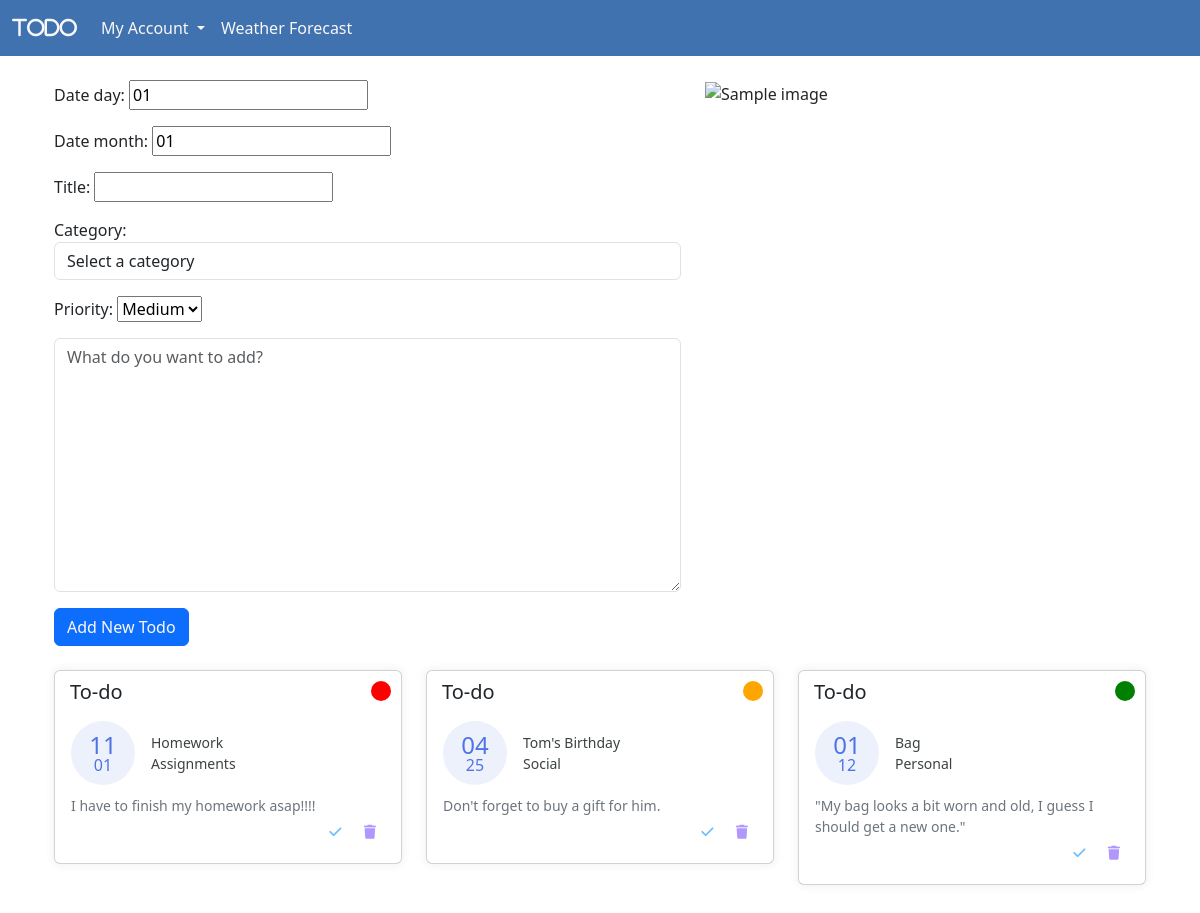
The app's page / (signed in) with its own data.
### todo/models.py (models this page shows, shortened)
class Todo(models.Model):
    PRIORITY_CHOICES = [
        ("high", "High"),
        ("medium", "Medium"),
        ("low", "Low"),
    ]
    date_day = models.CharField(max_length=2, default="01")
    date_month = models.CharField(max_length=3, default="01")
    user = models.ForeignKey(
        User, related_name="tasks",
        on_delete=models.DO_NOTHING
        )
    title = models.CharField(max_length=50)
    body = models.TextField()
    completed = models.BooleanField(default=False)
    category = models.ForeignKey(Category, on_delete=models.CASCADE, null=True, blank=True)
    priority = models.CharField(max_length=10, choices=PRIORITY_CHOICES, default="medium")

class Category(models.Model):
    name = models.CharField(max_length=50)
    def __str__(self):
        return self.name

### todo/views.py (the view)
# urls.py: path('', views.home, name="home"),
def home(request):
    form = TodoForm(request.POST or None)
    if request.user.is_authenticated:
        form = TodoForm(request.POST or None)
        if request.method == "POST" and form.is_valid():
                todo = form.save(commit=False)
                todo.user = request.user
                todo.save()
                messages.add_message(request, messages.SUCCESS, "Todo added successfully.")
                return redirect("home")
        todos = Todo.objects.filter(user=request.user, completed=False)
    else:
        todos = []
    return render(request, "home.html", {"form": form, "todos": todos})

### todo/forms.py
class TodoForm(forms.ModelForm):
    body = forms.CharField(required=True,
    widget = forms.widgets.Textarea(
        attrs={
            "placeholder": "What do you want to add?",
            "class": "form-control",
        }
        ),
    label="",
    )
    class Meta:
        model = Todo
        fields = ['date_day', 'date_month', 'title', 'category', 'priority', 'body',]
        exclude = ("user",)
    category = forms.ModelChoiceField(queryset=Category.objects.all(), required=False, empty_label="Select a category", widget=forms.Select(attrs={'class':'form-control'}))

### todo/templates/home.html (shortened to what this page needs)
{% extends 'base.html' %}
{% block content %}
<div class="container">
    {% if user.is_authenticated %}
        <div class="row">
            <div class="col-md-7">
                <div class="well">
                    <form method="POST">
                        {{ form.as_p }}
                        <button class="btn btn-primary" type="submit" style="color: #F9F7F7;">Add New Todo</button>
                    </form>
                </div>
            </div>
            <div class="col-lg-5">
                <img src="https://mdbcdn.b-cdn.net/img/Photos/new-templates/bootstrap-login-form/draw2.webp"
                class="img-fluid" alt="Sample image">
            </div>
        </div>
    {% else %}
        <div class="alert alert-primary">
            You need to log in to add a new todo.
        </div>
    {% endif %}
</div><br>
<div class="container">
    <div class="row">
        {% for todo in todos %}
        <div class="col-lg-4">
            <div class="card card-margin" style="position: relative;">
                <div class="card-header no-border">
                    <h5 class="card-title">
                        To-do
                        {% if todo.priority|lower == 'low' %}
                        <span class="priority" style="background-color: green;"></span>
                        {% elif todo.priority|lower == 'medium' %}
                        <span class="priority" style="background-color: orange;"></span>
                        {% else %}
                        <span class="priority" style="background-color: red;"></span>
                        {% endif %}
                    </h5>
                </div>
                <div class="card-body pt-0">
                    <div class="widget-49">
                        <div class="widget-49-title-wrapper">
                            <div class="widget-49-date-primary">
                                <span class="widget-49-date-day">{{ todo.date_day }}</span>
                                <span class="widget-49-date-month">{{ todo.date_month }}</span>
                            </div>
                            <div class="widget-49-meeting-info">
                                <span class="widget-49-pro-title">{{ todo.title }}</span>
                                <span class="widget-49-pro-title">{{ todo.category.name }}</span>
                            </div>
                        </div>
                        <div class="widget-49-body-info">
                            <p class="widget-49-body-text"><span>{{ todo.body }}</span></p>
                        </div>
                        <div class="widget-49-meeting-action">
                            <a href="{% url 'todo_complete' todo.id %}" class="btn btn-sm btn-flash-border-primary"><i class="fa-solid fa-check" style="color: #74C0FC;"></i></a>
                            <a href="{% url 'todo_delete' todo.id %}" class="btn btn-sm btn-flash-border-primary"><i class="fa-solid fa-trash" style="color: #B197FC;"></i></a>
                        </div>
                    </div>
                </div>
            </div>
        </div>
        {% endfor %}
    </div>
</div>
{% endblock %}

### todo/templates/base.html (shortened to what this page needs)
<!doctype html>
<html lang="en">
  {% load static %}
  <head>
    <link rel="stylesheet" href="{% static 'styles.css' %}">
    <link href="https://cdn.jsdelivr.net/npm/bootstrap@5.3.3/dist/css/bootstrap.min.css" rel="stylesheet">
  </head>
  <body>
    {% include 'navbar.html' %}
    <div class="container">
    <br>
    {% block content %}
    {% endblock %}
    </div>
  </body>
</html>

### todo/templates/navbar.html (shortened to what this page needs)
<nav class="navbar navbar-expand-lg" style="background-color: #3F72AF;">
  <div class="container-fluid">
    <a class="navbar-brand fa-solid" href="{% url 'home' %}" style="color: #F9F7F7;">Todo</a>
    <div class="collapse navbar-collapse" id="navbarSupportedContent">
      <ul class="navbar-nav me-auto mb-2 mb-lg-0">
        <li class="nav-item dropdown">
          <a class="nav-link dropdown-toggle" href="#" style="color: #F9F7F7;" role="button" data-bs-toggle="dropdown" aria-expanded="false">
            My Account
          </a>
        </li>
        <li class="nav-item">
          <a class="nav-link active" style="color: #F9F7F7;" aria-current="page" href="{% url 'weather' %}">Weather Forecast</a>
        </li>
      </ul>
    </div>
  </div>
</nav>

### todo/static/styles.css (style rules this page uses)
body { background: #F4F7FD; margin-top:20px; }
.card-margin { margin-bottom: 1.875rem; }
.card { border: 0; box-shadow: 0px 0px 10px 0px rgba(82, 63, 105, 0.1); -webkit-box-shadow: 0px 0px 10px 0px rgba(82, 63, 105, 0.1); -moz-box-shadow: 0px 0px 10px 0px rgba(82, 63, 105, 0.1); -ms-box-shadow: 0px 0px 10px 0px rgba(82, 63, 105, 0.1); }
.priority { border-radius: 50%; width: 20px; height: 20px; display: inline-block; margin-left: 10px; position: absolute; top: 10px; right: 10px; }
.card { position: relative; display: flex; flex-direction: column; min-width: 0; word-wrap: break-word; background-color: #ffffff; background-clip: border-box; border: 1px solid #e6e4e9; border-radius: 8px; }
.card .card-header.no-border { border: 0; }
.card .card-header { background: none; padding: 0 0.9375rem; font-weight: 500; display: flex; align-items: center; min-height: 50px; }
.card-header:first-child { border-radius: calc(8px - 1px) calc(8px - 1px) 0 0; }
.widget-49 .widget-49-title-wrapper { display: flex; align-items: center; }
.widget-49-body-info { margin-top: 10px; }
.widget-49-body-text { color: #6c757d; font-size: 0.875em; margin: 0; list-style-type: none; }
.widget-49 .widget-49-title-wrapper .widget-49-date-primary { display: flex; align-items: center; justify-content: center; flex-direction: column; background-color: #edf1fc; width: 4rem; height: 4rem; border-radius: 50%; }
.widget-49 .widget-49-title-wrapper .widget-49-date-primary .widget-49-date-day { color: #4e73e5; font-weight: 500; font-size: 1.5rem; line-height: 1; }
.widget-49 .widget-49-title-wrapper .widget-49-date-primary .widget-49-date-month { color: #4e73e5; line-height: 1; font-size: 1rem; text-transform: uppercase; }
.widget-49 .widget-49-title-wrapper .widget-49-meeting-info { display: flex; flex-direction: column; margin-left: 1rem; }
.widget-49 .widget-49-title-wrapper .widget-49-meeting-info .widget-49-pro-title { color: #3c4142; font-size: 14px; }
.widget-49 .widget-49-meeting-action { text-align: right; }
.widget-49 .widget-49-meeting-action a { text-transform: uppercase; }

### records on screen
Todo: priority "high" (drawn), date_day "11", date_month "01", title "Homework", category.name "Assignments", body "I have to finish my homework asap!!!!"
Todo: priority "medium" (drawn), date_day "04", date_month "25", title "Tom's Birthday", category.name "Social", body "Don't forget to buy a gift for him."
Todo: priority "low" (drawn), date_day "01", date_month "12", title "Bag", category.name "Personal", body "\"My bag looks a bit worn and old, I guess I should get a new one.\""
